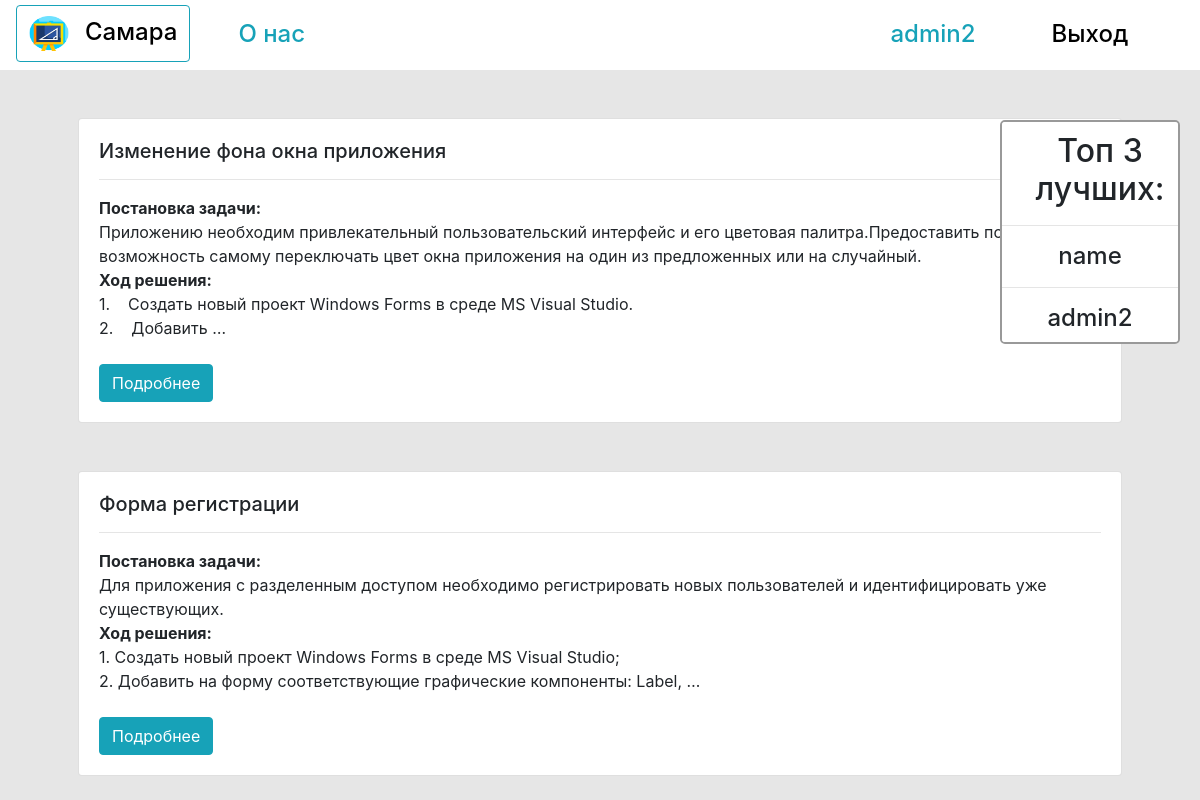
Page / (signed in) on the committed database.
### deti/models.py (models this page shows, shortened)
class Lekcia(models.Model): #Таблица лекций
    lekcia_title= models.CharField(max_length = 120, db_index = True, verbose_name = 'Название лекции')
    lekcia_text= models.TextField(verbose_name='Текст лекции')
    slug = models.SlugField(max_length=120, unique=True, verbose_name='URL', blank=True)
    def get_ubsalut_url(self):
        return reverse('lekcia_detail_url', kwargs={'slug':self.slug})
    class Meta:
        verbose_name='Леуция'
        verbose_name_plural='Лекции'
        db_table='lekcia'

class Student(models.Model): #Таблица студентов
    first_name_student = models.CharField(max_length = 120, db_index = True, verbose_name = 'Имя')
    second_name_student = models.CharField(max_length = 120, db_index = True, verbose_name = 'Фамилия')
    user = models.OneToOneField(User, on_delete=models.CASCADE)
    age_student= models.IntegerField( null=True, db_index = True, verbose_name='Возраст')
    photo_student= models.ManyToManyField('Magazin', null=True, blank = True, verbose_name = 'Аватар') #это вторичный ключ для таблицы магазина с аватарками
    coin = models.IntegerField(null= True, verbose_name='Баллы' )
    profes = models.ManyToManyField('Profes', blank=True, related_name='student', verbose_name='Профессия')
    class Meta:
        verbose_name='Студент'
        verbose_name_plural='Студенты'
        db_table='student'

### deti/views.py (the view)
# urls.py: path('',lekcias_list, name='lekcias_list_url'),
def lekcias_list(request):
    lekcias= Lekcia.objects.all()
    students= Student.objects.all()
    return render(request, 'deti/lekcias_list.html',
    context={'lekcias':lekcias,
    'students':students})

### deti/templates/deti/lekcias_list.html (shortened to what this page needs)
{% extends 'base.html' %}
{% block content %}
{% for lekcia in lekcias %}
{% include 'includes/include_lekcias_list.html' %}
{% endfor %}
{% endblock %}
{% block menu %}
<div class="menu aligt-items-center" align=center>
  <h2>Топ 3 лучших: </h2>
  <hr />
  {% for student in students %}
  <h4 align=center>{{student.user}}</h4>
  <hr />
  {% endfor %}
</div>
{% endblock %}

### deti/templates/base.html (shortened to what this page needs)
{% load static %}
<!DOCTYPE html>
<html lang="ru">
<head>
  <link rel="stylesheet" href="https://stackpath.bootstrapcdn.com/bootstrap/4.4.1/css/bootstrap.min.css">
  <link rel="stylesheet" type="text/css" href="{% static 'css/style.css' %}">
  </head>
  <body >
    <nav class="navbar navbar-expand-lg">
      <a class="navbar-brand btn btn-outline-info" href="{% url 'lekcias_list_url' %}"><img class="navbar-brand" src=" {% static '/images/logo.png' %}" width="40" height="45">Самара</a>
      <div class="collapse navbar-collapse" id="navbarSupportedContent">
        <ul class="navbar-nav mr-auto">
          <li class="nav-item">
            <a class="nav-link" style=" color: #17a2b8" href="#">О нас</a>
          </li>
          <li class="nav-item">
            <a class="nav-link" href="#"></a>
          </li>
        </ul>
        {% if user.is_authenticated %}
        <a class="nav-link nav-text" style=" color: #17a2b8" href="{% url 'student_detail_url' user.student.pk %}">{{ user.get_username }}</a>
        <a class="nav-link nav-text"  href="{% url 'logout' %}">Выход</a>
        {% else %}
        <a class="nav-link nav-text"  style=" color: #17a2b8" href="{% url 'signup' %}">Регистрация</a>
        <a class="nav-link nav-text"  href="{% url 'login' %}">Вход</a>
        {% endif %}
      </div>
    </nav>
    <div class="container glav_container ">
      <div class="row">
        {% block content %}{% endblock %}
      </div>
    </div>
    {% block menu %}
    {% endblock %}
  </body>
  </html>

### deti/templates/includes/include_lekcias_list.html
<div class="card mt-5 ml-5 mr-5">
  <div class="card-body">
    <h5 class="card-title">{{lekcia.lekcia_title}}</h5>
    <hr />
    <p class="card-text">{{lekcia.lekcia_text|truncatewords:40|safe}}</p>
    <a href="{{lekcia.get_ubsalut_url}}" class="btn btn-info mt-2">Подробнее</a>
  </div>
</div>

### static/css/style.css (style rules this page uses)
body { background-color: #e6e6e6; }
.navbar { background-color: white; padding-top: 5px; }
.navbar a { color: black; font-weight: 500; font-size: 18pt; margin-right: 40px; }
.nav-link { color: #f6f6f6; font-size: 13pt; padding-left: 20px; }
.menu { border: 2px solid #999; border-radius: 5px; position: fixed; right: 20px; top: 120px; width: 15%; height: 28%; overflow: auto; background-color: white; }
.menu h2 { margin-top: 10px; display: block; padding-left: 20px; color: #212529; }

### rows in the picture
Lekcia: lekcia_title "Изменение фона окна приложения", lekcia_text "Постановка задачи: Приложению необходим привлекательный пользовательский интерфейс и его цветовая палитра.Предоставить пользователю возможность самому переключать цвет окна приложения на один из предложенных или на случайный. Ход решения: 1. Создать новый проект Windows Forms в среде MS Visual Studio. 2. Добавить …"
Lekcia: lekcia_title "Форма регистрации", lekcia_text "Постановка задачи: Для приложения с разделенным доступом необходимо регистрировать новых пользователей и идентифицировать уже существующих. Ход решения: 1. Создать новый проект Windows Forms в среде MS Visual Studio; 2. Добавить на форму соответствующие графические компоненты: Label, …"
Student: user "name"
Student: user "admin2"

### other values in the picture
{{ user.get_username }} "admin2"
